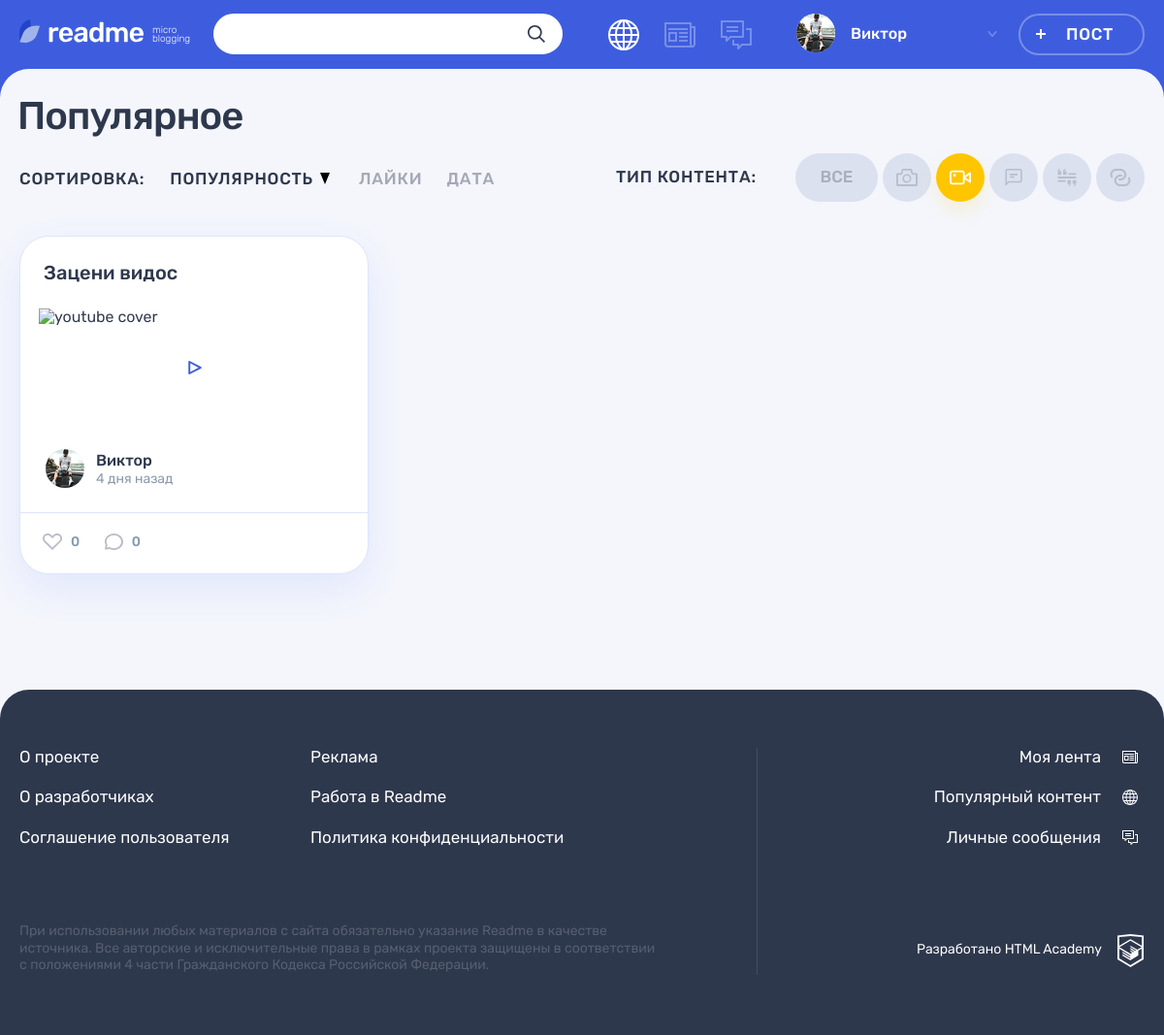
/popular.php?current_page=1&type=video (signed in), run on the app's committed database.
### tables this page shows
CREATE TABLE posts (
  id INT UNSIGNED AUTO_INCREMENT PRIMARY KEY,
  post_date TIMESTAMP DEFAULT CURRENT_TIMESTAMP,
  title VARCHAR(128) NOT NULL,
  content_text VARCHAR(512) NULL,
  quote_author VARCHAR(128) NULL,
  img VARCHAR(128) NULL,
  video VARCHAR(128) NULL,
  link VARCHAR(256) NULL,
  views INT UNSIGNED NULL,
  
  user_id INT UNSIGNED NOT NULL,
  type_id INT UNSIGNED  NOT NULL,
  original_author_id INT UNSIGNED NULL,
  original_id INT UNSIGNED NULL
);

CREATE TABLE users (
id INT UNSIGNED AUTO_INCREMENT PRIMARY KEY,
registration_date TIMESTAMP DEFAULT CURRENT_TIMESTAMP,
email VARCHAR(128) NOT NULL UNIQUE,
login VARCHAR(128) NOT NULL UNIQUE,
password VARCHAR(128) NOT NULL,
avatar VARCHAR(128) NOT NULL
);

CREATE TABLE content_type (
id INT UNSIGNED AUTO_INCREMENT PRIMARY KEY,
type_name VARCHAR(128) NOT NULL,
icon_type VARCHAR(128) NOT NULL
);

### templates/main.php (the view, shortened to what the rows shown need)
<div class="container">
    <h1 class="page__title page__title--popular">Популярное</h1>
</div>
<div class="popular container">
    <div class="popular__filters-wrapper">
        <div class="popular__filters filters">
            <ul class="popular__filters-list filters__list">
                <?php foreach ($types as $type) : ?>
                    <li class="popular__filters-item filters__item">
                        <a href="<?= 'popular.php?current_page=1&type=' . $type['icon_type'] ?>" class="filters__button filters__button--<?= ($type['icon_type']) ?> <?= ($sorting_parameters['type'] == $type['icon_type']) ? 'filters__button--active' : ""; ?> button">
                            <svg class="filters__icon" width="22" height="18">
                                <use xlink:href="#icon-filter-<?= ($type['icon_type']) ?>"></use>
                            </svg>
                        </a>
                    </li>
                <?php endforeach ?>
            </ul>
        </div>
    </div>
    <?= $popular_posts ?>
</div>

### templates/popular/popular-posts.php (shortened to what the rows shown need)
<div class="popular__posts">
        <?php foreach ($posts as $index => $post) : ?>
            <article class="popular__post post post-<?= $post['icon_type'] ?>">
                <header class="post__header">
                    <h2><a href="post.php?post_id=<?= $post['id'] ?>"><?= $post['title'] ?></a></h2>
                </header>
                <div class="post__main">
                    <?php if ($post['icon_type'] === 'quote') : ?>
                        <blockquote>
                            <p>
                                <?= anti_xss($post['content_text']) ?>
                            </p>
                            <cite><?= anti_xss($post['quote_author']) ?></cite>
                        </blockquote>
                    <?php elseif ($post['icon_type'] === 'photo') : ?>
                        <div class="post-photo__image-wrapper">
                            <img src="uploads/<?= anti_xss($post['img']) ?>" alt="Фото от пользователя" width="360" height="240">
                        </div>
                    <?php elseif ($post['icon_type'] === 'video') : ?>
                        <div class="post-video__block">
                            <div class="post-video__preview">
                            </div>
                            <a href="<?= htmlspecialchars($post['video']) ?>" class="post-video__play-big button" target="_blank">
                                <svg class="post-video__play-big-icon" width="14" height="14">
                                    <use xlink:href="#icon-video-play-big"></use>
                                </svg>
                            </a>
                        </div>
                    <?php else : ?>
                        <?= crop_text(anti_xss($post['content_text']), $post['id']) ?>
                    <?php endif; ?>
                </div>
                <footer class="post__footer">
                    <div class="post__author">
                        <a class="post__author-link" href="profile.php?active_tab=posts&user_id=<?= $post['user_id'] ?>" title="Автор">
                            <div class="post__avatar-wrapper">
                                <img class="post__author-avatar" width="40px" src="userpics/<?= $post['avatar'] ?>" alt="Аватар пользователя">
                            </div>
                            <div class="post__info">
                                <b class="post__author-name"><?= anti_xss($post['author_login']) ?></b>
                                <?php $post_date = new DateTime($post['post_date']); ?>
                                <time class="post__time" title="<?= $post_date->format('d.m.Y H:i') ?>" datetime="<?= $post_date->format('Y-m-d H:i:s') ?>"><?= time_ago($post_date) ?></time>
                            </div>
                        </a>
                    </div>
                    <div class="post__indicators">
                        <div class="post__buttons">
                            <a class="post__indicator post__indicator--likes button" href="like.php?post_id=<?= $post['id'] ?>" title="Лайк">
                                <svg class="post__indicator-icon" width="20" height="17">
                                    <use xlink:href="#icon-heart"></use>
                                </svg>
                                <span><?= $post['likes'] ?></span>
                            </a>
                            <a class="post__indicator post__indicator--comments button" href="post.php?post_id=<?= $post['id'] ?>#last-comment" title="Комментарии">
                                <svg class="post__indicator-icon" width="19" height="17">
                                    <use xlink:href="#icon-comment"></use>
                                </svg>
                                <span><?= $post['comments_value'] ?></span>
                            </a>
                        </div>
                    </div>
                </footer>
            </article>
        <?php endforeach; ?>
    </div>

### templates/layout.php (shortened to what the rows shown need)
<!DOCTYPE html>
<html lang="ru">
<head>
    <link rel="stylesheet" href="css/main.css">
</head>
<body class="page">
    <header class="header">
        <div class="header__wrapper container">
            <div class="header__nav-wrapper">
                <nav class="header__nav">
                    <?php if ($_SERVER['REQUEST_URI'] !== '/registration.php') : ?>
                        <ul class="header__my-nav">
                            <li class="header__my-page header__my-page--popular">
                                <a class="header__page-link <?= ($active_page === 'popular') ? 'header__page-link--active' : "" ?>" title="Популярный контент" href="popular.php?type=all">
                                </a>
                            </li>
                            <li class="header__my-page header__my-page--feed">
                                <a class="header__page-link <?= ($active_page === 'feed') ? 'header__page-link--active' : "" ?>" href="feed.php" title="Моя лента">
                                </a>
                            </li>
                            <li class="header__my-page header__my-page--messages">
                                <a class="header__page-link <?= ($active_page === 'messages') ? 'header__page-link--active' : "" ?>" href="messages.php" title="Личные сообщения">
                                </a>
                            </li>
                        </ul>
                        <ul class="header__user-nav">
                            <li class="header__profile">
                                <a class="header__profile-link" href="#">
                                    <div class="header__avatar-wrapper">
                                        <img class="header__profile-avatar" src="userpics/<?= $user_data['avatar'] ?>" alt="Аватар профиля">
                                    </div>
                                    <div class="header__profile-name">
                                        <span>
                                            <?= $user_data['login'] ?>
                                        </span>
                                        <svg class="header__link-arrow" width="10" height="6">
                                            <use xlink:href="#icon-arrow-right-ad"></use>
                                        </svg>
                                    </div>
                                </a>
                            </li>
                            <li>
                                <a class="header__post-button button button--transparent" href="add.php">Пост</a>
                            </li>
                        </ul>
                    <?php endif; ?>
                </nav>
            </div>
        </div>
    </header>
    <section class="page__main page__main--popular">
        <?= $content ?>
    </section>
</body>
</html>

### data on the page
posts: user.avatar (picture), user.login "Виктор", title "Зацени видос", post_date "4 дня назад", likes "0", comments_value "0"
